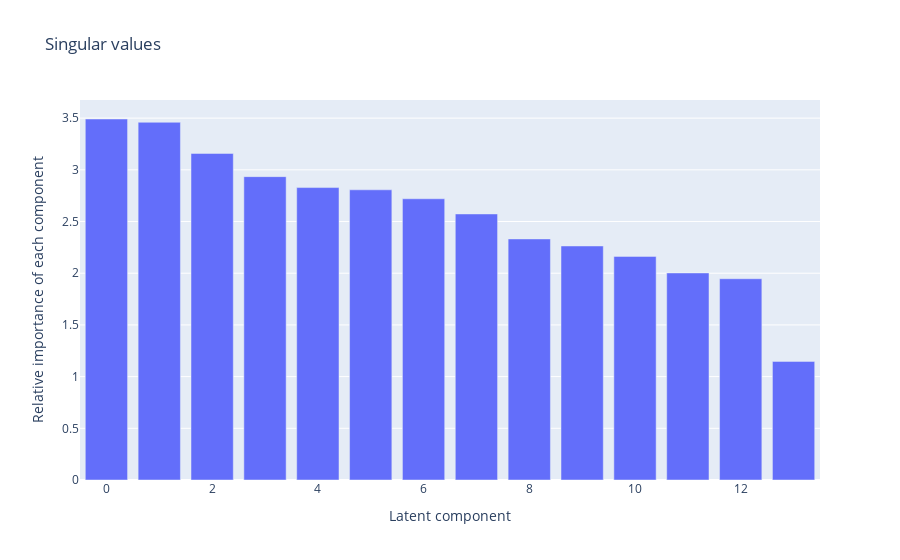

Notebook cell for this chart:
### Code cell
singular_values_noun_phrases_plot = plotly_bar_chart_graphic("Singular values", list(range(len(noun_phrases_lsa[1]))),
                                                noun_phrases_lsa[1], "Latent component",
                                                "Relative importance of each component")
singular_values_noun_phrases_plot

### Figure 1 — Plotly figure (JSON) as saved in the notebook; plotly's stock layout.template omitted (floating-point values rounded to 4 significant figures)
{"data": [{"type": "bar", "x": [0, 1, 2, 3, 4, 5, 6, 7, 8, 9, 10, 11, 12, 13], "y": [3.492, 3.46, 3.159, 2.934, 2.828, 2.807, 2.72, 2.573, 2.332, 2.263, 2.163, 2.003, 1.947, 1.147]}], "layout": {"title": {"text": "Singular values"}, "xaxis": {"title": {"text": "Latent component"}}, "yaxis": {"title": {"text": "Relative importance of each component"}}}}
